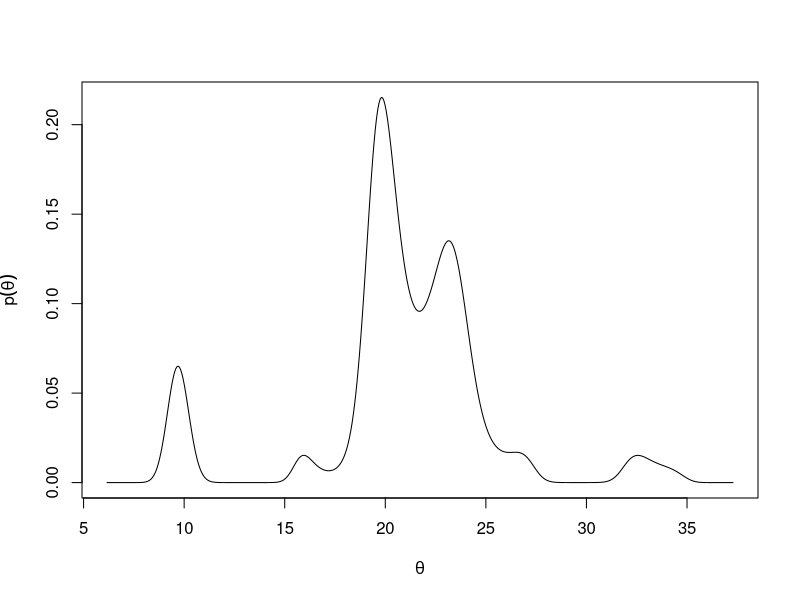
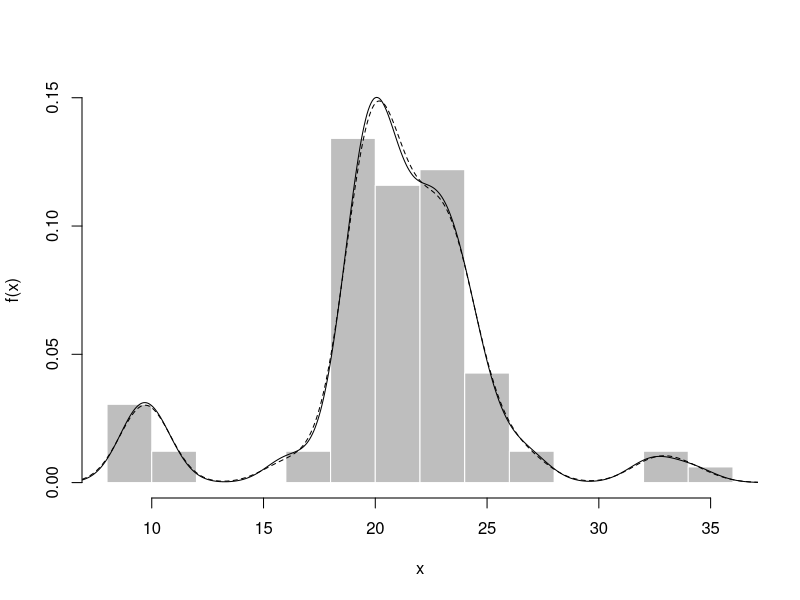
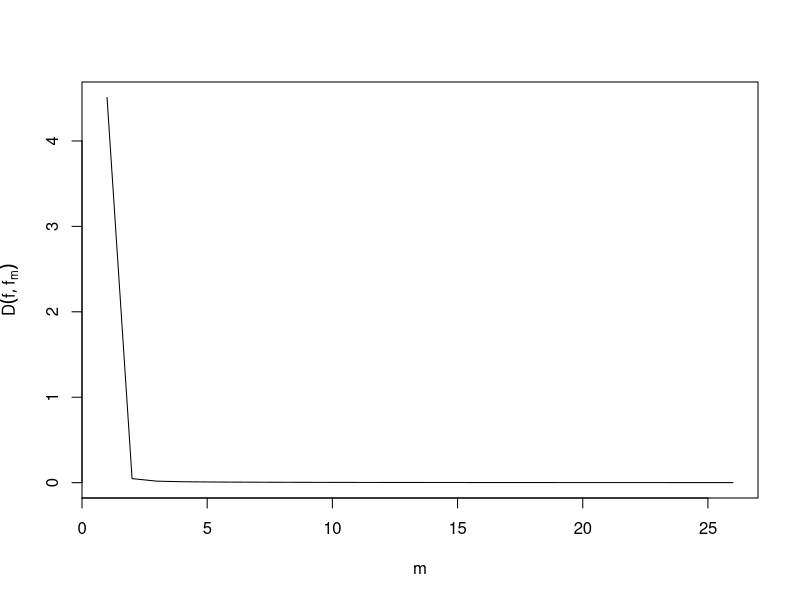

R code for these plots, in order:

# Some R codes related to the paper 
#
# M. Chae, R. Martin, and S. G. Walker (2019). On an algorithm for solving Fredholm equations 
# of the first kind. Statistics and Computing, volume 29, pages 645-654; arXiv:1709.02695


myint <- function(fx, x, m=2) {

  h <- x[2] - x[1]
  n <- length(x)
  if(!(m %in% c(0, 1, 2))) stop("Only Riemann, Trapezoid, or Simpson is implemented!")
  if(m == 0) intf <- h * sum(fx[-n])
  else if(m == 1) intf <- (h / 2) * sum(fx[-1] + fx[-n])
  else {

    if(n %% 2 != 0) stop("Simpson's rule requires grid of even length!")
    intf <- (h / 3) * (sum(fx) + sum(fx[2:(n-1)]) + 2 * sum(fx[seq(2, n-1, by=2)]))

  }
  return(intf)

}

newpr <- function(x, fx, u, K, p0, M) {

  if(length(u) %% 2 != 0) stop("u-grid length should be of even length!")
  if(length(x) %% 2 != 0) stop("x-grid length should be of even length!")
  tK <- t(K)
  p <- p0
  Kp <- t(tK * p)
  fp <- apply(Kp, 1, myint, x=u)
  D <- myint(fx * log(fx / fp), x=x)
  #D.diff <- numeric(M)
  for(m in 1:M) {

    p <- apply(Kp * fx / fp, 2, myint, x=x)
    Kp <- t(tK * p)
    fp <- apply(Kp, 1, myint, x=u)
    Dm <- myint(fx * log(fx / fp), x=x)
    #D.diff[m] <- D[length(D)] - Dm
    D <- c(D, Dm)

  }
  return(list(u=u, pu=p, x=x, fpx=fp, D=D))

}


## Galaxy data illustration

M <- 25
library(MASS)
data(galaxies)
Y <- galaxies / 1000
d <- density(Y, n=2**9)
y <- x <- d$x
fy <- d$y
p0 <- dt(x, df=1)
K <- dnorm(outer(y, x, "-"))
o <- newpr(y, fy, x, K, p0, M)
plot(x, o$pu, type="l", xlab=expression(theta), ylab=expression(p(theta)))
ylim <- c(0, max(c(o$fpx, fy)))
hist(Y, freq=FALSE, breaks=10, xlab="x", ylab="f(x)", col="gray", border="white", main="", ylim=ylim)
lines(y, o$fpx, lty=2)
lines(y, fy)
plot(o$D, type="l", xlab="m", ylab=expression(D(f,f[m])))
